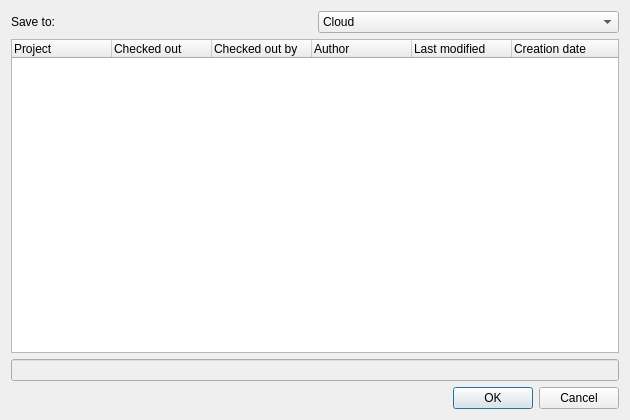
<?xml version="1.0" encoding="UTF-8"?>
<ui version="4.0">
 <class>Dialog</class>
 <widget class="QDialog" name="Dialog">
  <property name="geometry">
   <rect>
    <x>0</x>
    <y>0</y>
    <width>630</width>
    <height>420</height>
   </rect>
  </property>
  <property name="windowTitle">
   <string>Dialog</string>
  </property>
  <layout class="QVBoxLayout" name="verticalLayout">
   <item>
    <layout class="QHBoxLayout" name="horizontalLayout">
     <item>
      <widget class="QLabel" name="laSaveTo">
       <property name="text">
        <string>Save to:</string>
       </property>
      </widget>
     </item>
     <item>
      <widget class="QComboBox" name="cbSaveTo">
       <item>
        <property name="text">
         <string>Cloud</string>
        </property>
       </item>
       <item>
        <property name="text">
         <string>Local file system</string>
        </property>
       </item>
      </widget>
     </item>
    </layout>
   </item>
   <item>
    <widget class="QStackedWidget" name="swSaveTo">
     <widget class="QWidget" name="wCloud">
      <layout class="QVBoxLayout" name="verticalLayout_2">
       <property name="margin">
        <number>0</number>
       </property>
       <item>
        <widget class="QTreeWidget" name="twProjects">
         <column>
          <property name="text">
           <string>Project</string>
          </property>
         </column>
         <column>
          <property name="text">
           <string>Checked out</string>
          </property>
         </column>
         <column>
          <property name="text">
           <string>Checked out by</string>
          </property>
         </column>
         <column>
          <property name="text">
           <string>Author</string>
          </property>
         </column>
         <column>
          <property name="text">
           <string>Last modified</string>
          </property>
         </column>
         <column>
          <property name="text">
           <string>Creation date</string>
          </property>
         </column>
        </widget>
       </item>
      </layout>
     </widget>
     <widget class="QWidget" name="wLocal">
      <layout class="QVBoxLayout" name="verticalLayout_3">
       <property name="margin">
        <number>0</number>
       </property>
       <item>
        <widget class="QTreeView" name="twLocal"/>
       </item>
      </layout>
     </widget>
     <widget class="QWidget" name="wWait">
      <layout class="QVBoxLayout" name="verticalLayout_4">
       <property name="margin">
        <number>0</number>
       </property>
       <item>
        <widget class="QLabel" name="laWait">
         <property name="text">
          <string/>
         </property>
        </widget>
       </item>
      </layout>
     </widget>
    </widget>
   </item>
   <item>
    <widget class="QLineEdit" name="leFilename">
     <property name="enabled">
      <bool>false</bool>
     </property>
    </widget>
   </item>
   <item>
    <widget class="QDialogButtonBox" name="buttonBox">
     <property name="orientation">
      <enum>Qt::Horizontal</enum>
     </property>
     <property name="standardButtons">
      <set>QDialogButtonBox::Cancel|QDialogButtonBox::Ok</set>
     </property>
    </widget>
   </item>
  </layout>
 </widget>
 <resources/>
 <connections>
  <connection>
   <sender>buttonBox</sender>
   <signal>rejected()</signal>
   <receiver>Dialog</receiver>
   <slot>reject()</slot>
   <hints>
    <hint type="sourcelabel">
     <x>316</x>
     <y>260</y>
    </hint>
    <hint type="destinationlabel">
     <x>286</x>
     <y>274</y>
    </hint>
   </hints>
  </connection>
  <connection>
   <sender>cbSaveTo</sender>
   <signal>currentIndexChanged(int)</signal>
   <receiver>swSaveTo</receiver>
   <slot>setCurrentIndex(int)</slot>
   <hints>
    <hint type="sourcelabel">
     <x>468</x>
     <y>22</y>
    </hint>
    <hint type="destinationlabel">
     <x>314</x>
     <y>209</y>
    </hint>
   </hints>
  </connection>
 </connections>
</ui>
